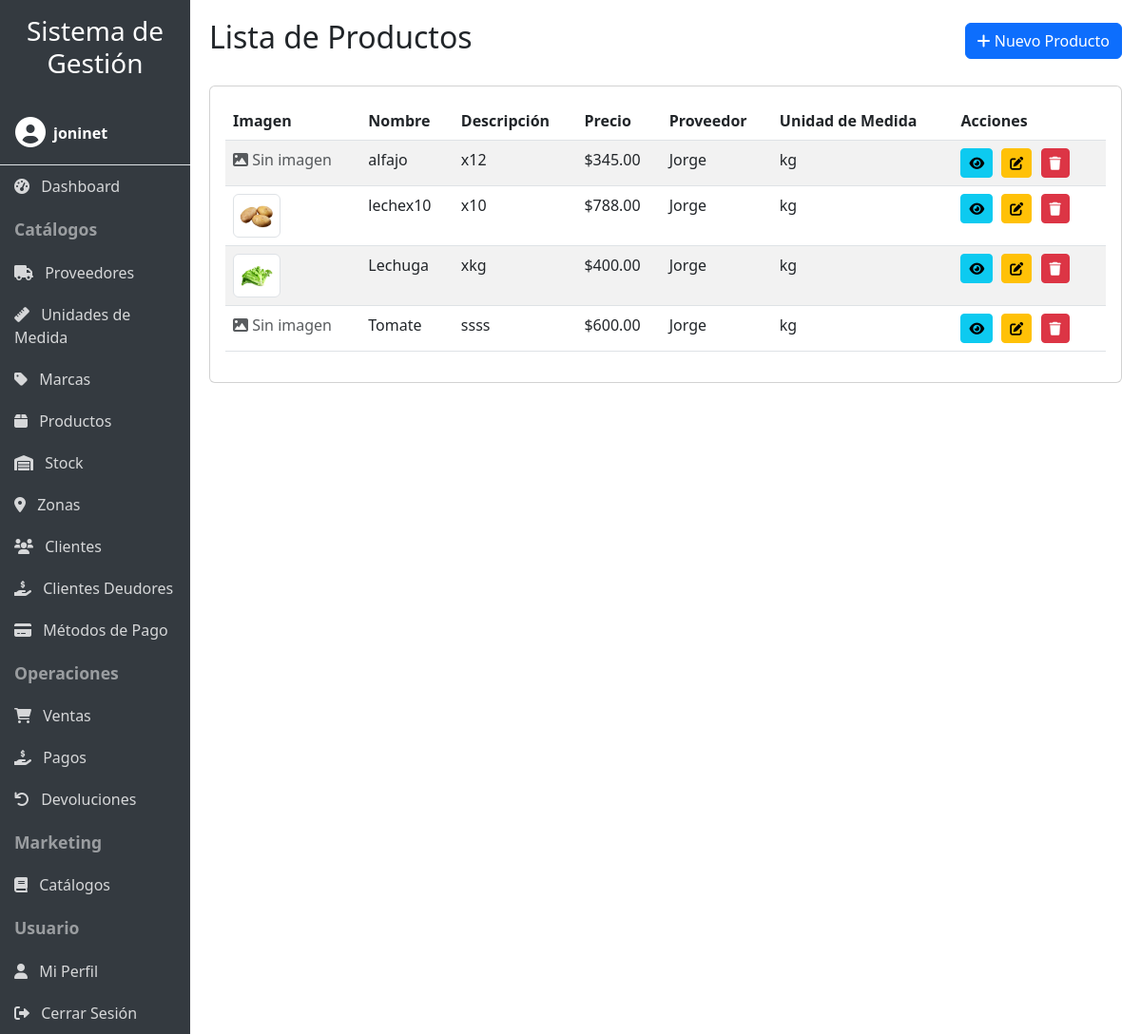
The app's page /productos/ (signed in) with its own data.
### productos/models.py (models this page shows, shortened)
class Producto(models.Model):
    nombre = models.CharField(max_length=100)
    descripcion = models.CharField(max_length=250)
    precio = models.DecimalField(max_digits=10, decimal_places=2)
    imagen = models.ImageField(upload_to='productos/', null=True, blank=True, help_text='Imagen del producto')
    proveedor = models.ForeignKey(Proveedor, on_delete=models.CASCADE)
    marca = models.ForeignKey(Marca, on_delete=models.CASCADE, null=True, blank=True)
    um = models.ForeignKey(UnidadMedida, on_delete=models.CASCADE)
    usuario = models.ForeignKey(User, on_delete=models.CASCADE, null=True, blank=True)

class Proveedor(models.Model):
    nombre = models.CharField(max_length=100)
    direccion = models.CharField(max_length=100)
    email = models.CharField(max_length=100)
    telefono = models.CharField(max_length=100)
    usuario = models.ForeignKey(User, on_delete=models.CASCADE, null=True, blank=True)
    def __str__(self) -> str:
        return self.nombre

class UnidadMedida(models.Model):
    nombre = models.CharField(max_length=100)
    usuario = models.ForeignKey(User, on_delete=models.CASCADE, null=True, blank=True)
    def __str__(self) -> str:
        return self.nombre

### productos/user_views.py (the view)
# urls.py: path('productos/', user_views.UserProductoListView.as_view(), name='producto_list'),
class UserProductoListView(UserDataMixin, ProductoListView):
    pass

### productos/mixins.py (called while the page is built)
    def get_queryset(self):
        queryset = super().get_queryset()
        user = self.request.user
        if user.is_staff or user.is_superuser:
            return queryset
        if hasattr(queryset.model, 'usuario'):
            return queryset.filter(usuario=user)
        return queryset

### productos/templates/productos/producto_list.html (shortened to what this page needs)
{% extends 'productos/base.html' %}
{% load productos_filters %}
{% block header %}Lista de Productos{% endblock %}
{% block header_buttons %}
<a href="{% url 'productos:producto_create' %}" class="btn btn-primary">
    <i class="fas fa-plus"></i> Nuevo Producto
</a>
{% endblock %}
{% block content %}
<div class="card">
    <div class="card-body">
        <div class="table-responsive">
            <table class="table table-striped table-hover">
                <thead>
                    <tr>
                        <th>Imagen</th>
                        <th>Nombre</th>
                        <th>Descripción</th>
                        <th>Precio</th>
                        <th>Proveedor</th>
                        <th>Unidad de Medida</th>
                        <th>Acciones</th>
                    </tr>
                </thead>
                <tbody>
                    {% for producto in productos %}
                    <tr>
                        <td>
                            {% if producto.imagen %}
                            <img src="{{ producto.imagen.url }}" alt="{{ producto.nombre }}" class="img-thumbnail" style="max-height: 50px; max-width: 50px;">
                            {% else %}
                            <span class="text-muted"><i class="fas fa-image"></i> Sin imagen</span>
                            {% endif %}
                        </td>
                        <td>{{ producto.nombre }}</td>
                        <td>{{ producto.descripcion }}</td>
                        <td>${{ producto.precio }}</td>
                        <td>{{ producto.proveedor }}</td>
                        <td>{{ producto.um }}</td>
                        <td class="action-buttons">
                            <a href="{% url 'productos:producto_detail' producto.pk %}" class="btn btn-sm btn-info" title="Ver detalles">
                                <i class="fas fa-eye"></i>
                            </a>
                            <a href="{% url 'productos:producto_update' producto.pk %}" class="btn btn-sm btn-warning" title="Editar">
                                <i class="fas fa-edit"></i>
                            </a>
                            <a href="{% url 'productos:producto_delete' producto.pk %}" class="btn btn-sm btn-danger" title="Eliminar">
                                <i class="fas fa-trash"></i>
                            </a>
                        </td>
                    </tr>
                    {% empty %}
                    <tr>
                        <td colspan="7" class="text-center">No hay productos registrados.</td>
                    </tr>
                    {% endfor %}
                </tbody>
            </table>
        </div>
    </div>
</div>
{% endblock %}

### productos/templates/productos/base.html (shortened to what this page needs)
<!DOCTYPE html>
<html lang="es">
<head>
    <link href="https://cdn.jsdelivr.net/npm/bootstrap@5.3.0/dist/css/bootstrap.min.css" rel="stylesheet">
    <link rel="stylesheet" href="https://cdnjs.cloudflare.com/ajax/libs/font-awesome/6.0.0/css/all.min.css">
    {% load static %}
    <link rel="stylesheet" href="{% static 'productos/css/responsive.css' %}">
</head>
<body>
    <div class="container-fluid">
        <div class="row">
            <div class="col-lg-2 sidebar p-0" id="sidebar">
                <div class="p-3 d-lg-block d-none">
                    <h3 class="text-center">Sistema de Gestión</h3>
                </div>
                {% if user.is_authenticated %}
                <div class="user-info p-3 border-bottom">
                    <div class="d-flex align-items-center">
                        <div class="me-2">
                            <i class="fas fa-user-circle fa-2x"></i>
                        </div>
                        <div>
                            <div class="fw-bold">{{ user.username }}</div>
                        </div>
                    </div>
                </div>
                {% endif %}
                {% if user.is_authenticated %}
                <a href="{% url 'productos:dashboard' %}" class="nav-link"><i class="fas fa-tachometer-alt me-2"></i> Dashboard</a>
                <div class="nav-header">Catálogos</div>
                <a href="{% url 'productos:proveedor_list' %}" class="nav-link"><i class="fas fa-truck me-2"></i> Proveedores</a>
                <a href="{% url 'productos:unidadmedida_list' %}" class="nav-link"><i class="fas fa-ruler me-2"></i> Unidades de Medida</a>
                <a href="{% url 'productos:marca_list' %}" class="nav-link"><i class="fas fa-tag me-2"></i> Marcas</a>
                <a href="{% url 'productos:producto_list' %}" class="nav-link"><i class="fas fa-box me-2"></i> Productos</a>
                <a href="{% url 'productos:stock_list' %}" class="nav-link"><i class="fas fa-warehouse me-2"></i> Stock</a>
                <a href="{% url 'productos:zona_list' %}" class="nav-link"><i class="fas fa-map-marker-alt me-2"></i> Zonas</a>
                <a href="{% url 'productos:cliente_list' %}" class="nav-link"><i class="fas fa-users me-2"></i> Clientes</a>
                <a href="{% url 'productos:clientes_deudores' %}" class="nav-link"><i class="fas fa-hand-holding-usd me-2"></i> Clientes Deudores</a>
                <a href="{% url 'productos:metodopago_list' %}" class="nav-link"><i class="fas fa-credit-card me-2"></i> Métodos de Pago</a>
                <div class="nav-header">Operaciones</div>
                <a href="{% url 'productos:venta_list' %}" class="nav-link"><i class="fas fa-shopping-cart me-2"></i> Ventas</a>
                <a href="{% url 'productos:pago_list' %}" class="nav-link"><i class="fas fa-hand-holding-usd me-2"></i> Pagos</a>
                <a href="{% url 'productos:devolucion_list' %}" class="nav-link"><i class="fas fa-undo me-2"></i> Devoluciones</a>
                <div class="nav-header">Marketing</div>
                <a href="{% url 'productos:catalogo_list' %}" class="nav-link"><i class="fas fa-book me-2"></i> Catálogos</a>
                <div class="nav-header">Usuario</div>
                <a href="{% url 'productos:profile' %}" class="nav-link"><i class="fas fa-user me-2"></i> Mi Perfil</a>
                <a href="{% url 'productos:logout' %}" class="nav-link"><i class="fas fa-sign-out-alt me-2"></i> Cerrar Sesión</a>
                {% else %}
                <div class="nav-header">Acceso</div>
                <a href="{% url 'productos:login' %}" class="nav-link"><i class="fas fa-sign-in-alt me-2"></i> Iniciar Sesión</a>
                <a href="{% url 'productos:register' %}" class="nav-link"><i class="fas fa-user-plus me-2"></i> Registrarse</a>
                {% endif %}
            </div>
            <div class="col-lg-10 content content-wrapper">
                <div class="d-flex justify-content-between align-items-center mb-4">
                    <h2>{% block header %}{% endblock %}</h2>
                    <div>
                        {% block header_buttons %}{% endblock %}
                    </div>
                </div>
                {% block content %}{% endblock %}
            </div>
        </div>
    </div>
</body>
</html>

### productos/static/productos/css/responsive.css (style rules this page uses)
body { font-size: 16px; }
.table-responsive { overflow-x: auto; -webkit-overflow-scrolling: touch; }

### productos/templates/productos/base.html (style rules this page uses)
body { overflow-x: hidden; }
.sidebar { min-height: 100vh; background-color: #343a40; color: white; transition: all 0.3s; }
.sidebar a { color: rgba(255, 255, 255, 0.8); text-decoration: none; display: block; padding: 10px 15px; }
.sidebar .nav-header { font-weight: bold; padding: 10px 15px; font-size: 1.1em; color: rgba(255, 255, 255, 0.5); }
.content { padding: 20px; }
.table-responsive { overflow-x: auto; }
.action-buttons a { margin-right: 5px; }

### records on screen
Producto: shows "Sin imagen", nombre "alfajo", descripcion "x12", precio "345.00", proveedor "Jorge", um "kg"
Producto: imagen (picture), nombre "lechex10", descripcion "x10", precio "788.00", proveedor "Jorge", um "kg"
Producto: imagen (picture), nombre "Lechuga", descripcion "xkg", precio "400.00", proveedor "Jorge", um "kg"
Producto: imagen "Sin imagen", nombre "Tomate", descripcion "ssss", precio "600.00", proveedor "Jorge", um "kg"

### other values on screen
{{ user.username }} "joninet"
